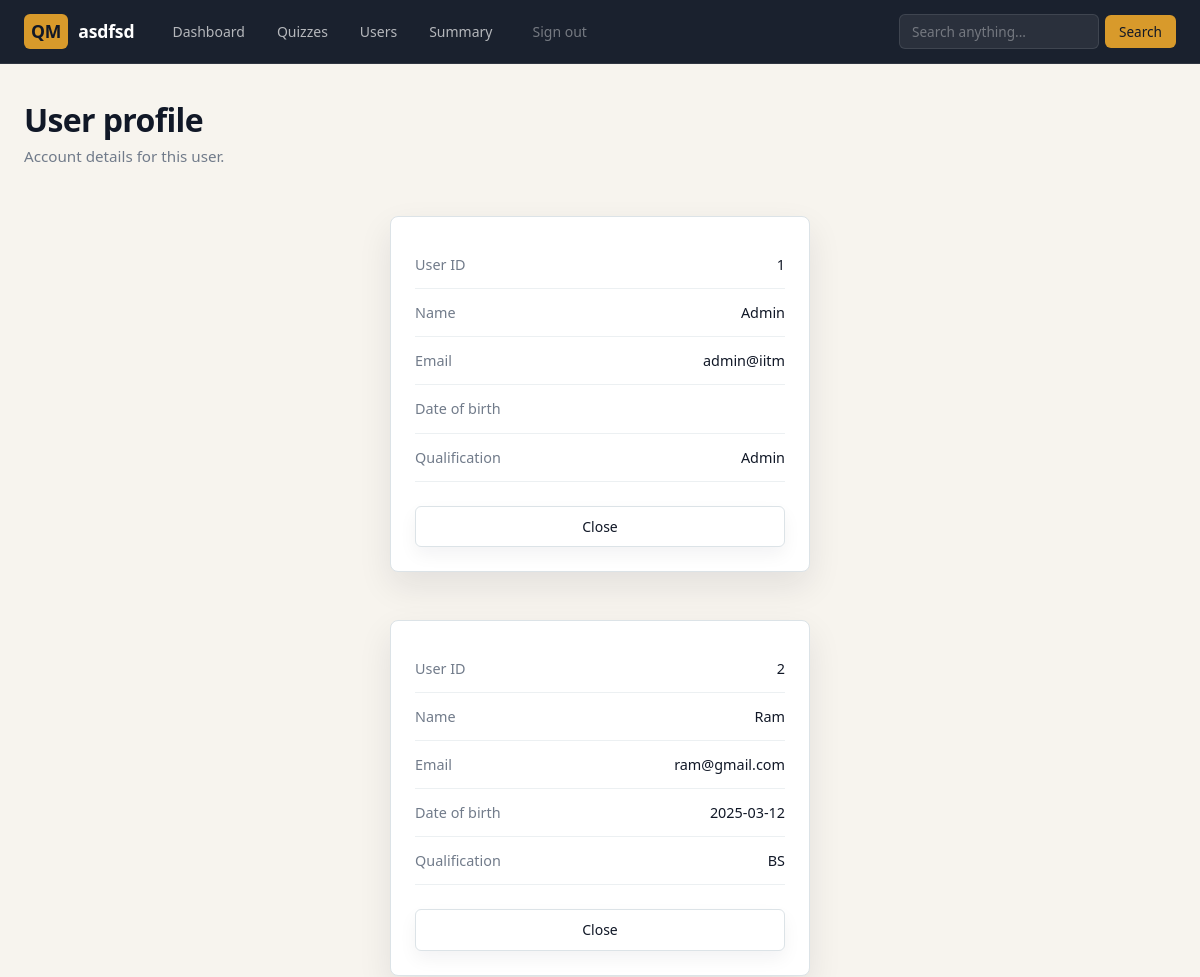
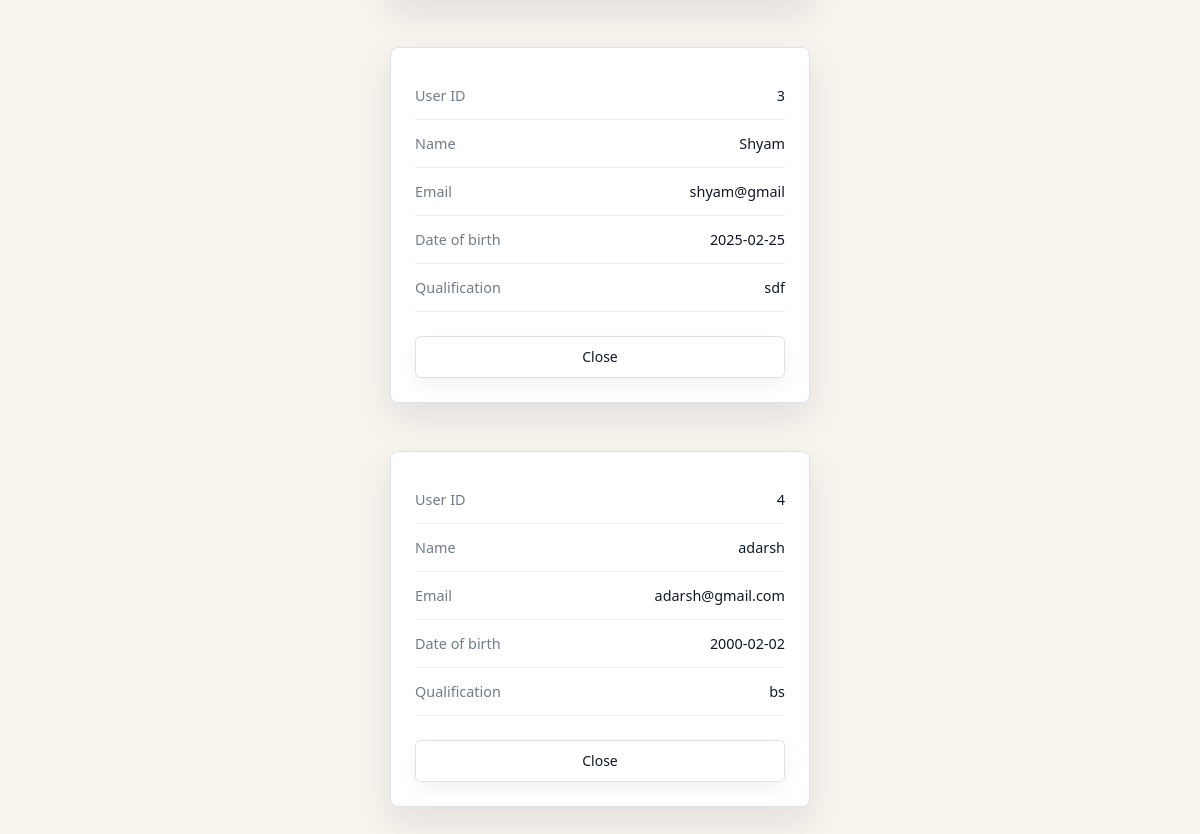
The page /admin/search/asdfsd (signed in) on the database its author committed (2 pictures, top to bottom).
### models/models.py (models this page shows)
class Chapter(db.Model):
    __tablename__ = 'chapter'
    id = db.Column(db.Integer, primary_key=True)
    name = db.Column(db.String, nullable=False)
    description = db.Column(db.Text)
    subject_id = db.Column(db.Integer, db.ForeignKey('subject.id'), nullable=False)
    quizzes = db.relationship('Quiz', backref='chapter', lazy=True)

class user_info(db.Model):
    __tablename__ = 'user_info'
    id = db.Column(db.Integer, primary_key=True)
    name = db.Column(db.String, nullable=False)
    email = db.Column(db.String, nullable=False)
    password = db.Column(db.String, nullable=False)
    qualification = db.Column(db.String, nullable=False)
    dob = db.Column(db.String, nullable=False)
    role = db.Column(db.Integer, default=1)

### controllers/controllers.py (the view, shortened to what this page needs)
@app.route("/admin/search/<name>", methods=["GET", "POST"])
@login_required
def admin_search(name):
    search_txt = request.form.get("search", "").strip()
    current_page = request.form.get("page", "home")
    by_subject = search_by_subj(search_txt)
    by_chapter = search_by_chap(search_txt)
    quiz_by_subject = search_quiz_by_subj(search_txt)
    quiz_by_chapter = search_quiz_by_chap(search_txt)
    by_question = search_quiz_by_question(search_txt)
    by_user = search_user(search_txt)
    if by_user:
        return render_template("user_detail.html",name=name,users=by_user)
    elif by_question:
        return render_template("quiz_management.html", name=name, quizs=by_question,current_page="quiz")
    return render_template("not_found.html", name=name,text=search_txt+" " + "Not Found")

### controllers/controllers.py (called while the page is built)
def login_required(f):
    @wraps(f)
    def decorated_function(*args, **kwargs):
        if "user_id" not in session:
            return redirect(url_for("login"))
        return f(*args, **kwargs)
    return decorated_function

def search_by_subj(search_txt):
    subjects = Subject.query.filter(Subject.name.ilike("%" + search_txt + "%")).all()
    return subjects

def search_by_chap(search_txt):
    chapters = Chapter.query.filter(Chapter.name.ilike(f"%{search_txt}%")).all()
    subjects = {chapter.subject for chapter in chapters}
    return list(subjects)

def search_quiz_by_subj(search_txt):
    subjects = Subject.query.filter(Subject.name.ilike("%" + search_txt + "%")).all()
    quizzes = []
    for subject in subjects:
        for chapter in subject.chapters:
            for quiz in chapter.quizzes:
                quizzes.append(quiz)
    return quizzes

def search_quiz_by_chap(search_txt):
    chapters = Chapter.query.filter(Chapter.name.ilike(f"%{search_txt}%")).all()
    quizzes = []
    for chapter in chapters:
            for quiz in chapter.quizzes:
                quizzes.append(quiz)
    return quizzes

def search_quiz_by_question(search_txt):
    questions = Question.query.filter(db.or_(
        Question.question_title.ilike(f"%{search_txt}%"),
        Question.question_statement.ilike(f"%{search_txt}%")
        )).all()
    quizzes = []
    for question in questions:
        if question.quiz not in quizzes:
            quizzes.append(question.quiz)
    return quizzes

def search_user(search_txt):
    users = user_info.query.filter(user_info.name.ilike(f"%{search_txt}%")).all()
    return users

### templates/user_detail.html (shortened to what this page needs)
<!DOCTYPE html>
<html lang="en">
<head>
    <link rel="stylesheet" href="/static/css/main.css">
</head>
<body>
    {%include 'admin_nav.html'%}
    <div class="qm-page">
        <div class="qm-header">
            <h1>User profile</h1>
            <p class="qm-text-muted">Account details for this user.</p>
        </div>
        {% if users %}
        {% for user in users %}
        <div class="qm-card qm-card--lifted qm-user-card">
            <div class="qm-card__body">
                <div class="qm-user-card__row">
                    <span>User ID</span>
                    <span>{{user.id}}</span>
                </div>
                <div class="qm-user-card__row">
                    <span>Name</span>
                    <span>{{user.name}}</span>
                </div>
                <div class="qm-user-card__row">
                    <span>Email</span>
                    <span>{{user.email}}</span>
                </div>
                <div class="qm-user-card__row">
                    <span>Date of birth</span>
                    <span>{{user.dob}}</span>
                </div>
                <div class="qm-user-card__row">
                    <span>Qualification</span>
                    <span>{{user.qualification}}</span>
                </div>
                <div style="margin-top:24px">
                    <a href="/admin/{{name}}" class="qm-btn qm-btn--secondary qm-btn--block">Close</a>
                </div>
            </div>
        </div>
        {% endfor %}
        {%else%}
        <div class="qm-empty">
            <h3>No users found</h3>
            <p>Try a different search.</p>
        </div>
        {%endif%}
    </div>
</body>
</html>

### templates/admin_nav.html (shortened to what this page needs)
<nav class="qm-nav">
    <div class="qm-nav__brand"><span>QM</span> {{name}}</div>
    <ul class="qm-nav__links">
        <li><a href="/admin/{{name}}">Dashboard</a></li>
        <li><a href="/admin/quiz_management/{{name}}">Quizzes</a></li>
        <li><a href="/admin/users/{{name}}">Users</a></li>
        <li><a href="/admin/admin_summary/{{name}}">Summary</a></li>
        <li><a href="/logout" class="nav-logout">Sign out</a></li>
    </ul>
    <form class="qm-nav__search" role="search" action="/admin/search/{{name}}" method="post">
        <input type="search" name="search" placeholder="Search anything..." aria-label="Search" value="{{ request.form.get('search', '') }}">
        <button type="submit">Search</button>
    </form>
</nav>

### rows shown on the page
Chapter: name "asdfsd"
user_info: id "1", name "Admin", email "admin@iitm", qualification "Admin"
user_info: id "2", name "Ram", email "ram@gmail.com", dob "2025-03-12", qualification "BS"
user_info: id "3", name "Shyam", email "shyam@gmail", dob "2025-02-25", qualification "sdf"
user_info: id "4", name "adarsh", email "adarsh@gmail.com", dob "2000-02-02", qualification "bs"
